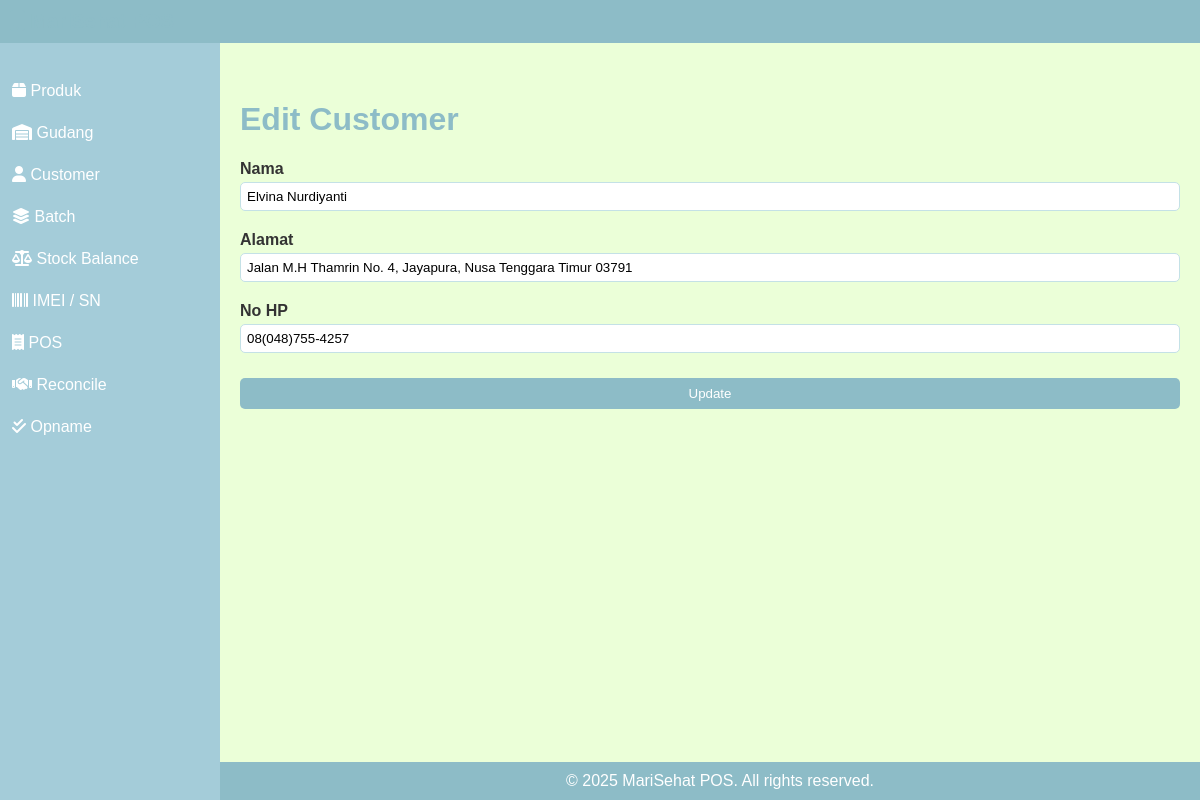
Screenshot of /customers/edit.php?id=1 with the database file from the repository.
### tables this page shows
CREATE TABLE `customers` (
  `id` int(11) NOT NULL,
  `nama` varchar(100) DEFAULT NULL,
  `alamat` varchar(255) DEFAULT NULL,
  `no_hp` varchar(20) DEFAULT NULL
);

### customers/edit.php (the view, shortened to what this page needs)
<?php include '../includes/header.php'; ?>
<?php include '../includes/sidebar.php'; ?><?php
require '../db.php';
$id = $_GET['id'];
$stmt = $pdo->prepare("SELECT * FROM customers WHERE id = ?");
$stmt->execute([$id]);
$c = $stmt->fetch();
?>
<link rel="stylesheet" href="../css/style.css">
<h1>Edit Customer</h1>
<form method="post">
    <label>Nama</label>
    <input type="text" name="nama" value="<?= htmlspecialchars($c['nama']) ?>" required>
    <label>Alamat</label>
    <input type="text" name="alamat" value="<?= htmlspecialchars($c['alamat']) ?>" required>
    <label>No HP</label>
    <input type="text" name="no_hp" value="<?= htmlspecialchars($c['no_hp']) ?>" required>
    <input type="submit" value="Update">
</form>
<?php include '../includes/footer.php'; ?>

### css/style.css (style rules this page uses)
body { font-family: Arial, sans-serif; background-color: #EBFFD8; color: #333; margin: 20px; padding-bottom: 30px; }
h1, h2 { color: #8DBCC7; }
button, input[type="submit"] { background-color: #8DBCC7; color: white; padding: 8px 12px; border: none; cursor: pointer; border-radius: 5px; }
form input, form select { padding: 8px; width: 100%; margin-bottom: 10px; border: 1px solid #C4E1E6; border-radius: 5px; }
body { margin: 0; font-family: Arial, sans-serif; background-color: #EBFFD8; }
form label { display: block; margin-top: 10px; font-weight: bold; }
form input[type="text"], form input[type="number"], form input[type="date"], form textarea, form select { width: 100%; padding: 6px; margin-top: 4px; box-sizing: border-box; }
form input[type="submit"] { margin-top: 15px; background-color: #8DBCC7; color: white; padding: 8px 12px; border: none; cursor: pointer; transition: background-color 0.3s; }

### rows the page displays
customers: nama "Elvina Nurdiyanti", alamat "Jalan M.H Thamrin No. 4, Jayapura, Nusa Tenggara Timur 03791", no_hp "08(048)755-4257"
